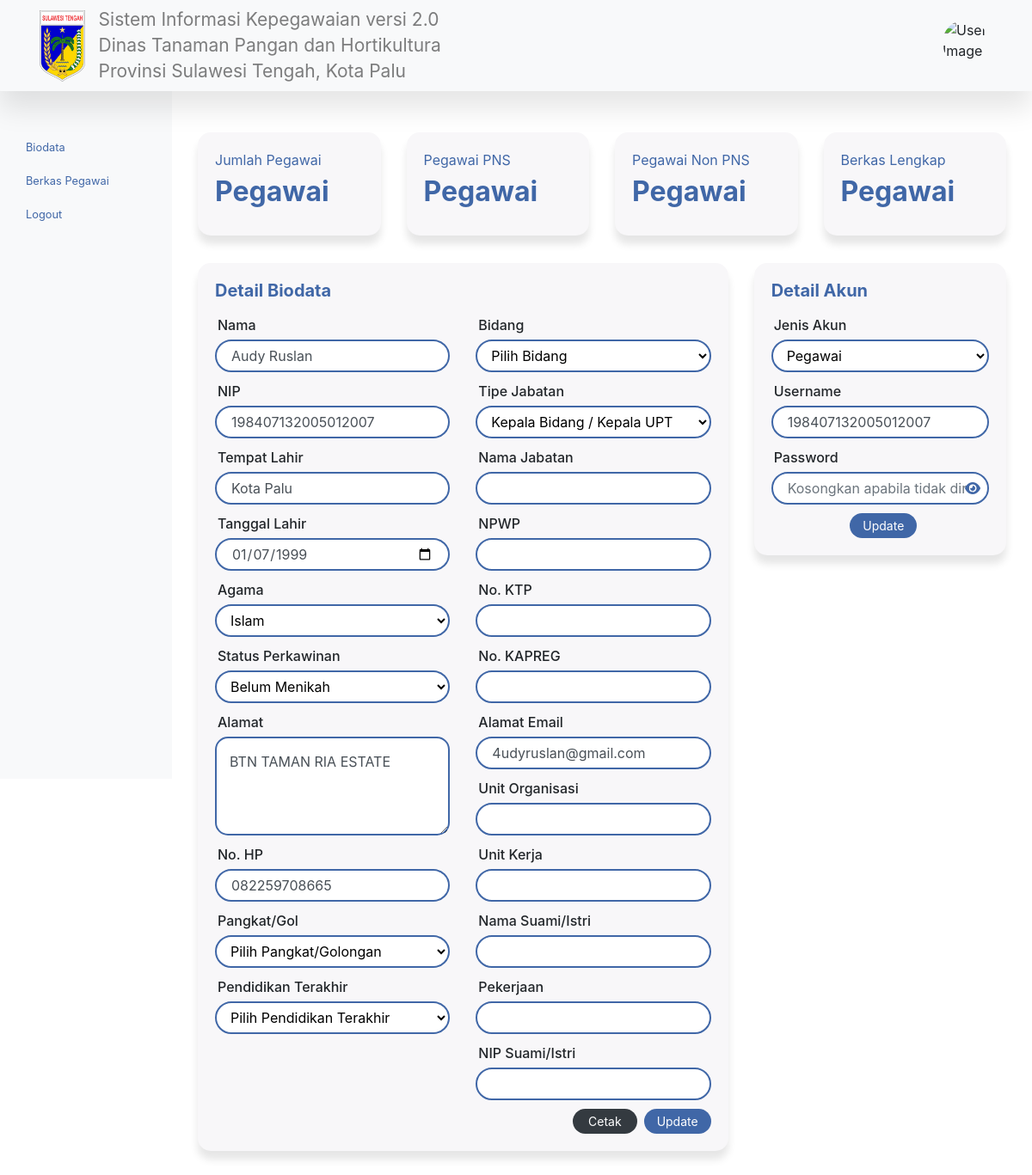
Page /detail-pegawai.php?pegawai_id=1 on the committed database.
### tables this page shows
CREATE TABLE `tb_pegawai` (
  `pegawai_id` int(11) NOT NULL,
  `role_id` int(11) NOT NULL,
  `jabatan_id` int(11) NOT NULL,
  `nama_lengkap` varchar(50) NOT NULL,
  `bidang` varchar(50) NOT NULL,
  `nip_pegawai` varchar(50) NOT NULL,
  `password_pegawai` varchar(255) NOT NULL,
  `nama_jabatan_pegawai` varchar(50) NOT NULL,
  `tmp_lahir_pegawai` varchar(50) NOT NULL,
  `tgl_lahir_pegawai` date NOT NULL,
  `agama_pegawai` varchar(50) NOT NULL,
  `status_perkawinan` varchar(50) NOT NULL,
  `no_hp_pegawai` varchar(50) NOT NULL,
  `pangkat_pegawai` varchar(50) NOT NULL,
  `pendidikan_terakhir` varchar(50) NOT NULL,
  `npwp_pegawai` varchar(50) NOT NULL,
  `ktp_pegawai` varchar(50) NOT NULL,
  `kapreg_pegawai` varchar(50) NOT NULL,
  `email_pegawai` varchar(50) NOT NULL,
  `unit_organisasi` varchar(50) NOT NULL,
  `unit_kerja` varchar(50) NOT NULL,
  `nama_suami_istri` varchar(50) NOT NULL,
  `pekerjaan` varchar(50) NOT NULL,
  `nip_suami_istri` varchar(50) NOT NULL,
  `alamat_pegawai` text NOT NULL,
  `img_dir` varchar(50) NOT NULL
);

CREATE TABLE `tb_jabatan` (
  `jabatan_id` int(11) NOT NULL,
  `nama_jabatan` varchar(50) NOT NULL
);

CREATE TABLE `tb_role` (
  `role_id` int(11) NOT NULL,
  `role` varchar(50) NOT NULL
);

### detail-pegawai.php (the view, shortened to what this page needs)
<?php
    require 'layouts/header.php';
    require 'layouts/navbar.php';
    require 'layouts/sidebar.php';
    $pegawaiID = $_GET["pegawai_id"];
    $sqlPegawai = mysqli_query($conn, "SELECT * FROM tb_pegawai WHERE pegawai_id = '$pegawaiID'");
    $dataPegawai = mysqli_fetch_assoc($sqlPegawai);
?>
<main role="main" class="col-md-9 ml-sm-auto col-lg-10 main-content">
    <?php require_once 'layouts/data-pegawai.php'; ?>
    <div class="row mt-3">
        <div class="col-lg-8">
            <div class="card form-input">
                <div class="card-body">
                    <h5 class="mb-3">Detail Biodata</h5>
                    <form action="pegawai/ubah_detail_pegawai.php" method="POST">
                        <div class="row">
                            <div class="col-lg-6">
                                <div class="form-group">
                                    <label for="nama_lengkap">Nama</label>
                                    <input type="text" class="form-control" id="nama_lengkap" name="nama_lengkap"
                                        value="<?= $dataPegawai["nama_lengkap"]; ?>" autocomplete="off">
                                </div>
                                <div class="form-group">
                                    <label for="nip_pegawai">NIP</label>
                                    <input type="text" class="form-control" id="nip_pegawai" name="nip_pegawai"
                                        value="<?= $dataPegawai["nip_pegawai"]; ?>" autocomplete="off">
                                </div>
                                <div class="form-group">
                                    <label for="tmp_lahir_pegawai">Tempat Lahir</label>
                                    <input type="text" class="form-control" id="tmp_lahir_pegawai"
                                        name="tmp_lahir_pegawai" value="<?= $dataPegawai["tmp_lahir_pegawai"]; ?>"
                                        autocomplete="off">
                                </div>
                                <div class="form-group">
                                    <label for="tgl_lahir_pegawai">Tanggal Lahir</label>
                                    <input type="date" class="form-control" id="tgl_lahir_pegawai"
                                        name="tgl_lahir_pegawai" value="<?= $dataPegawai["tgl_lahir_pegawai"]; ?>"
                                        autocomplete="off">
                                </div>
                                <div class="form-group">
                                    <label for="agama_pegawai">Agama</label>
                                    <select class="form-control" name="agama_pegawai" id="agama_pegawai">
                                        <option value="Islam"
                                            <?= ($dataPegawai["agama_pegawai"] == "Islam") ? "selected" : ""; ?>>Islam
                                        </option>
                                    </select>
                                </div>
                                <div class="form-group">
                                    <label for="status_perkawinan">Status Perkawinan</label>
                                    <select class="form-control" name="status_perkawinan" id="status_perkawinan">
                                        <option value="Belum Menikah"
                                            <?= ($dataPegawai["status_perkawinan"] == "Belum Menikah") ? "selected" : ""; ?>>
                                            Belum Menikah</option>
                                    </select>
                                </div>
                                <div class="form-group">
                                    <label for="alamat_pegawai">Alamat</label>
                                    <textarea class="form-control" name="alamat_pegawai" id="alamat_pegawai"
                                        autocomplete="off"><?= $dataPegawai["alamat_pegawai"]; ?></textarea>
                                </div>
                                <div class="form-group">
                                    <label for="no_hp_pegawai">No. HP</label>
                                    <input type="text" class="form-control" id="no_hp_pegawai" name="no_hp_pegawai"
                                        value="<?= $dataPegawai["no_hp_pegawai"]; ?>" autocomplete="off">
                                </div>
                                <div class="form-group">
                                    <label for="pangkat_pegawai">Pangkat/Gol</label>
                                    <select class="form-control" name="pangkat_pegawai" id="pangkat_pegawai">
                                        <option value="" disabled selected>Pilih Pangkat/Golongan</option>
                                    </select>
                                </div>
                                <div class="form-group">
                                    <label for="pendidikan_terakhir">Pendidikan Terakhir</label>
                                    <select class="form-control" name="pendidikan_terakhir" id="pendidikan_terakhir">
                                        <option value="" disabled selected>Pilih Pendidikan Terakhir</option>
                                    </select>
                                </div>
                            </div>
                            <div class="col-lg-6">
                                <div class="form-group">
                                    <label for="bidang">Bidang</label>
                                    <select class="form-control" name="bidang" id="bidang" required>
                                        <option value="">Pilih Bidang</option>
                                    </select>
                                </div>
                                <div class="form-group">
                                    <label for="jabatan_id">Tipe Jabatan</label>
                                    <select class="form-control" name="jabatan_id" id="jabatan_id">
                                        <?php
                                            $sqlJabatan = mysqli_query($conn, "SELECT * FROM tb_jabatan");
                                            while($jabatan = mysqli_fetch_assoc($sqlJabatan)){
                                        ?>
                                        <option value="<?= $jabatan["jabatan_id"]; ?>"
                                            <?= ($dataPegawai["jabatan_id"] == $jabatan["jabatan_id"]) ? "selected" : ""; ?>>
                                            <?= $jabatan["nama_jabatan"]; ?></option>
                                        <?php
                                            }
                                        ?>
                                    </select>
                                </div>
                                <div class="form-group">
                                    <label for="nama_jabatan_pegawai">Nama Jabatan</label>
                                    <input type="text" class="form-control" id="nama_jabatan_pegawai"
                                        name="nama_jabatan_pegawai" value="<?= $dataPegawai["nama_jabatan_pegawai"]; ?>"
                                        autocomplete="off">
                                </div>
                                <div class="form-group">
                                    <label for="npwp_pegawai">NPWP</label>
                                    <input type="text" class="form-control" id="npwp_pegawai" name="npwp_pegawai"
                                        value="<?= $dataPegawai["npwp_pegawai"]; ?>" autocomplete="off">
                                </div>
                                <div class="form-group">
                                    <label for="ktp_pegawai">No. KTP</label>
                                    <input type="text" class="form-control" id="ktp_pegawai" name="ktp_pegawai"
                                        value="<?= $dataPegawai["ktp_pegawai"]; ?>" autocomplete="off">
                                </div>
                                <div class="form-group">
                                    <label for="kapreg_pegawai">No. KAPREG</label>
                                    <input type="text" class="form-control" id="kapreg_pegawai" name="kapreg_pegawai"
                                        value="<?= $dataPegawai["kapreg_pegawai"]; ?>" autocomplete="off">
                                </div>
                                <div class="form-group">
                                    <label for="email_pegawai">Alamat Email</label>
                                    <input type="text" class="form-control" id="email_pegawai" name="email_pegawai"
                                        value="<?= $dataPegawai["email_pegawai"]; ?>" autocomplete="off">
                                </div>
                                <div class="form-group">
                                    <label for="unit_organisasi">Unit Organisasi</label>
                                    <input type="text" class="form-control" id="unit_organisasi" name="unit_organisasi"
                                        value="<?= $dataPegawai["unit_organisasi"]; ?>" autocomplete="off">
                                </div>
                                <div class="form-group">
                                    <label for="unit_kerja">Unit Kerja</label>
                                    <input type="text" class="form-control" id="unit_kerja" name="unit_kerja"
                                        value="<?= $dataPegawai["unit_kerja"]; ?>" autocomplete="off">
                                </div>
                                <div class="form-group">
                                    <label for="nama_suami_istri">Nama Suami/Istri</label>
                                    <input type="text" class="form-control" id="nama_suami_istri"
                                        name="nama_suami_istri" value="<?= $dataPegawai["nama_suami_istri"]; ?>"
                                        autocomplete="off">
                                </div>
                                <div class="form-group">
                                    <label for="pekerjaan">Pekerjaan</label>
                                    <input type="text" class="form-control" id="pekerjaan" name="pekerjaan"
                                        value="<?= $dataPegawai["pekerjaan"]; ?>" autocomplete="off">
                                </div>
                                <div class="form-group">
                                    <label for="nip_suami_istri">NIP Suami/Istri</label>
                                    <input type="text" class="form-control" id="nip_suami_istri" name="nip_suami_istri"
                                        value="<?= $dataPegawai["nip_suami_istri"]; ?>" autocomplete="off">
                                </div>
                                <div class="d-flex justify-content-end">
                                    <a href="#" class="btn btn-sm btn-dark">Cetak</a>
                                    <button type="submit" class="btn btn-sm btn-primary ml-2"
                                        name="ubah">Update</button>
                                </div>
                            </div>
                        </div>
                    </form>
                </div>
            </div>
        </div>
        <div class="col-lg-4">
            <div class="card form-input">
                <div class="card-body">
                    <h5 class="mb-3">Detail Akun</h5>
                    <form action="pegawai/ubah_detail_akun.php" method="POST">
                        <div class="form-group">
                            <label for="role_id">Jenis Akun</label>
                            <select class="form-control" name="role_id" id="role_id">
                                <?php
                                    $sqlRole = mysqli_query($conn, "SELECT * FROM tb_role");
                                    while($role = mysqli_fetch_assoc($sqlRole)){
                                ?>
                                <option value="<?= $role["role_id"]; ?>"
                                    <?= ($dataPegawai["role_id"] == $role["role_id"]) ? "selected" : ""; ?>>
                                    <?= $role["role"]; ?></option>
                                <?php
                                    }
                                ?>
                            </select>
                        </div>
                        <div class="form-group">
                            <label for="nip_pegawai">Username</label>
                            <input type="text" class="form-control" id="nip_pegawai" name="nip_pegawai"
                                value="<?= $dataPegawai["nip_pegawai"]; ?>" autocomplete="off">
                        </div>
                        <div class="form-group">
                            <label for="password">Password</label>
                            <div class="password-wrapper">
                                <input type="password" class="form-control" id="password" name="password"
                                    placeholder="Kosongkan apabila tidak dirubah" autocomplete="off">
                                <i class="fas fa-eye toggle-password" id="togglePassword"></i>
                            </div>
                        </div>
                        <div class="text-center">
                            <button type="submit" class="btn btn-sm btn-primary ml-2" name="ubah_akun">Update</button>
                        </div>
                    </form>
                </div>
            </div>
        </div>
    </div>
</main>
<?php
    require 'layouts/footer.php';
?>

### assets/css/style.css (style rules this page uses)
.main-content { padding: 30px; margin-top: 18px; }
.card { text-align: left; border-radius: 15px; background-color: #F8F7F9; border: none; box-shadow: 0 10px 10px rgba(0,0,0,0.1); }
.form-input input { height: 15px; border-radius: 30px; border: 2px solid #4067A7; padding: 17px; box-sizing: border-box; }
.form-input .password-wrapper { position: relative; }
.form-input .password-wrapper .toggle-password { position: absolute; top: 50%; right: 10px; transform: translateY(-50%); cursor: pointer; color: #4067A7; }
.form-input select { height: 15px; border-radius: 30px; border: 2px solid #4067A7; box-sizing: border-box; color: #000!important; }
.form-input textarea { height: 115px; border-radius: 15px; border: 2px solid #4067A7; padding: 15px; box-sizing: border-box; }
.form-input label { margin-bottom: 5px; font-weight: 500; margin-left: 3px; }
.form-group { margin-bottom: 10px; }
.btn-primary { background-color: #4067A7; outline: none; border: none; border-radius: 30px; padding-left: 15px; padding-right: 15px; }
.btn-dark { outline: none; border: none; border-radius: 30px; padding-left: 18px; padding-right: 18px; }
h5 { color: #4067A7; font-weight: bold; }

### rows in the picture
tb_pegawai: nama_lengkap "Audy Ruslan", nip_pegawai "198407132005012007", tmp_lahir_pegawai "Kota Palu", tgl_lahir_pegawai "01/07/1999", agama_pegawai "Islam", status_perkawinan "Belum Menikah", alamat_pegawai "BTN TAMAN RIA ESTATE", no_hp_pegawai "082259708665", jabatan_id "Kepala Bidang / Kepala UPT", email_pegawai "4udyruslan@gmail.com", role_id "Pegawai"
